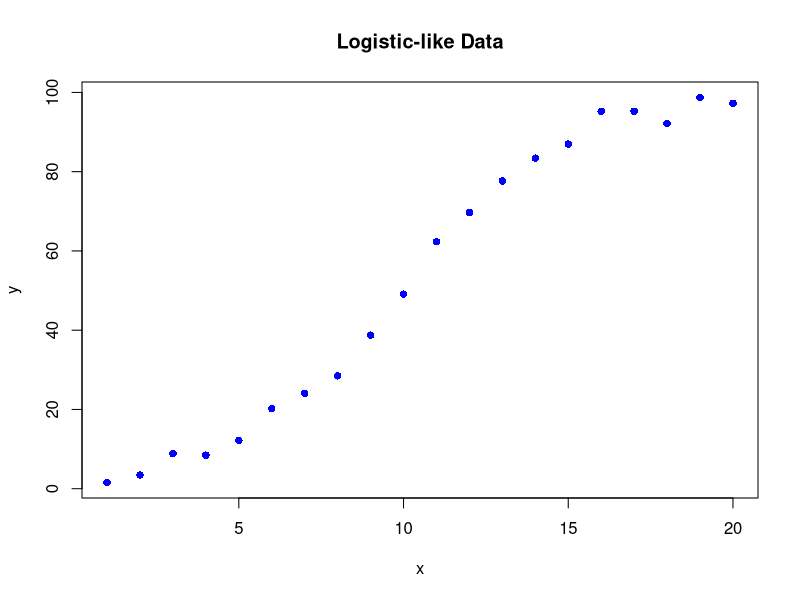
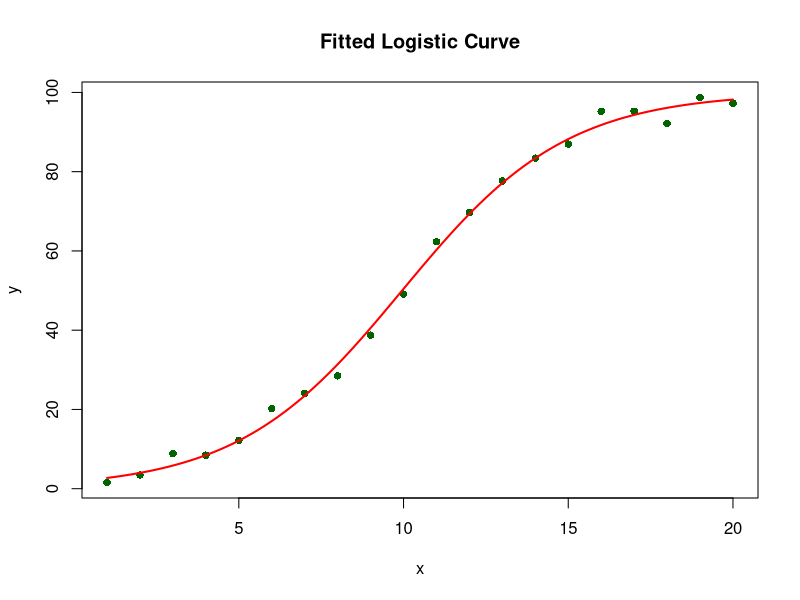
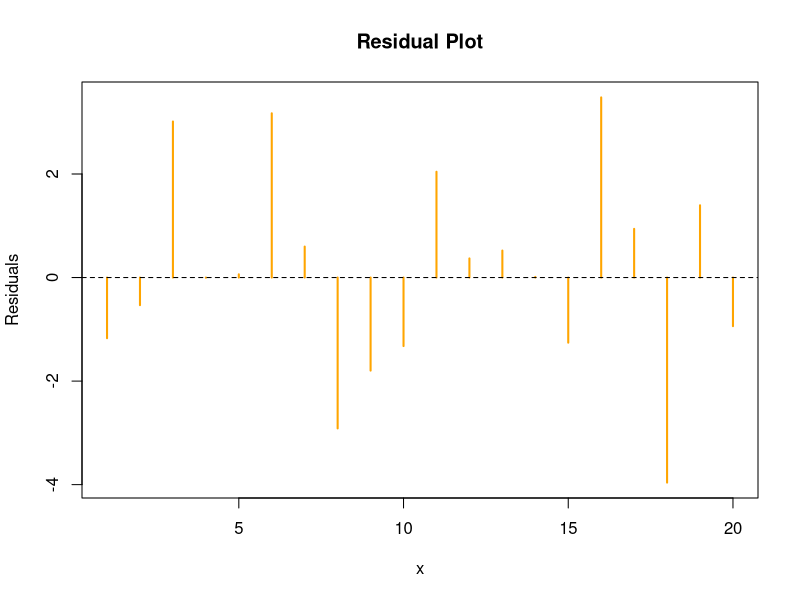
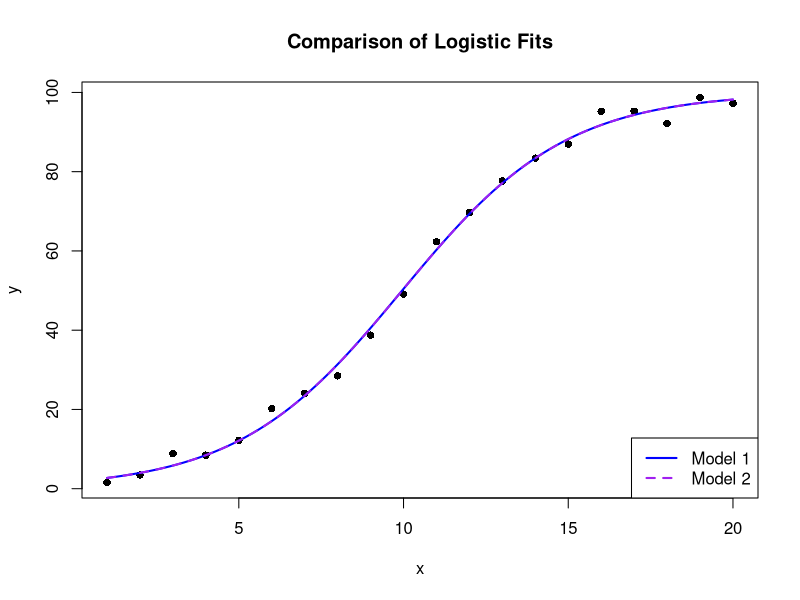
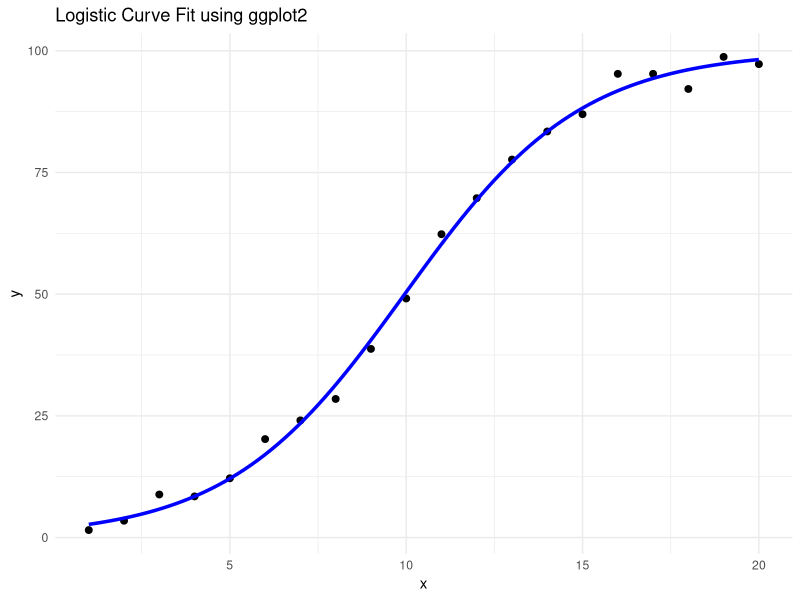
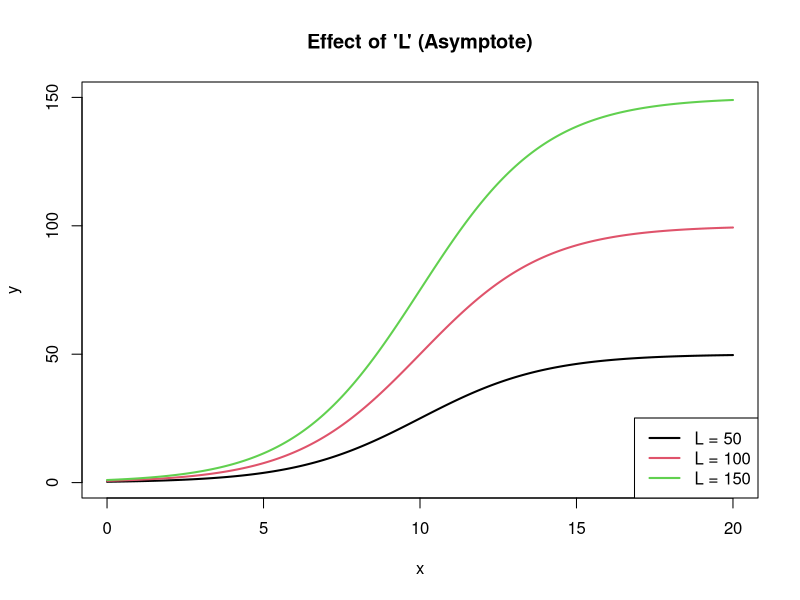
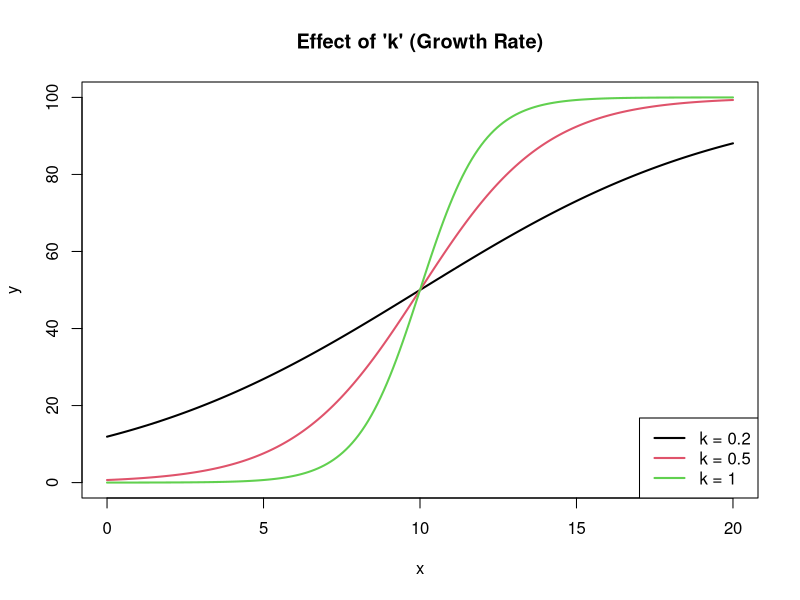
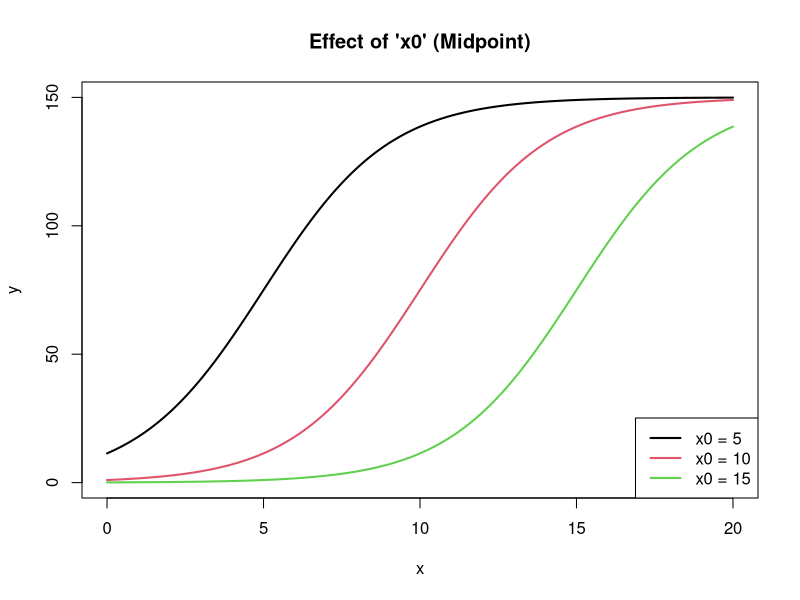

These charts were generated, in order, by the following R code:
cat("Q.1 Fitting and Plotting Logistic Curves")

# ---------------------------------------
# Step 1: Simulate Logistic-Like Data
# ---------------------------------------
set.seed(123)
x <- 1:20
y <- 100 / (1 + exp(-0.4 * (x - 10))) + rnorm(20, 0, 2)  # Add small noise
# Plot the data
plot(x, y, pch = 16, col = "blue", main = "Logistic-like Data", xlab = "x", ylab = "y")



# ---------------------------------------
# Step 2: Fit Logistic Model using nls()
# Model: y = L / (1 + exp(-k(x - x0)))
# ---------------------------------------
logistic_model <- nls(y ~ L / (1 + exp(-k * (x - x0))),
                      start = list(L = 100, k = 0.5, x0 = 10))
summary(logistic_model)



# ---------------------------------------
# Step 3: Plot Fitted Curve with Data
# ---------------------------------------

x_new <- seq(min(x), max(x), length.out = 100)
y_pred <- predict(logistic_model, newdata = data.frame(x = x_new))
plot(x, y, pch = 16, col = "darkgreen", main = "Fitted Logistic Curve", xlab = "x", ylab = "y")
lines(x_new, y_pred, col = "red", lwd = 2)



# ---------------------------------------
# Step 4: Plot Residuals
# ---------------------------------------
res <- resid(logistic_model)
plot(x, res, type = "h", lwd = 2, col = "orange", main = "Residual Plot", ylab = "Residuals")
abline(h = 0, col = "black", lty = 2)



# ---------------------------------------
# Step 5: Fit Another Model with Different Starting Parameters
# ---------------------------------------
logistic_model2 <- nls(y ~ L / (1 + exp(-k * (x - x0))),
                       start = list(L = 90, k = 0.3, x0 = 8))
y_pred2 <- predict(logistic_model2, newdata = data.frame(x = x_new))
plot(x, y, pch = 16, col = "black", main = "Comparison of Logistic Fits", xlab = "x", ylab = "y")
lines(x_new, y_pred, col = "blue", lwd = 2)
lines(x_new, y_pred2, col = "purple", lwd = 2, lty = 2)
legend("bottomright", legend = c("Model 1", "Model 2"),
       col = c("blue", "purple"), lwd = 2, lty = c(1, 2))



# ---------------------------------------
# Step 6: Interpret Parameters
# ---------------------------------------
cat("Estimated Parameters from Model 1:\n")
print(coef(logistic_model))
cat("\nMeaning:\n")
cat("L: Asymptote (max value as x → ∞)\n")
cat("k: Growth rate (steepness)\n")
cat("x0: Midpoint (x-value at half max)\n")



# ---------------------------------------
# Step 7: ggplot2 Visualization (Optional)
# ---------------------------------------
library(ggplot2)
df <- data.frame(x = x, y = y)
df_pred <- data.frame(x = x_new, y = y_pred)
ggplot(df, aes(x, y)) +
  geom_point(color = "black", size = 2) +
  geom_line(data = df_pred, aes(x, y), color = "blue", size = 1.2) +
  labs(title = "Logistic Curve Fit using ggplot2", x = "x", y = "y") +
  theme_minimal()



cat("Q.2 Code to Visualize Impact of Each Parameter (L, k, x0)")
# Set common x values
x <- seq(0, 20, length.out = 200)
# ---------------------------------------
# Plot 1: Effect of L (Asymptote)
# ---------------------------------------
L_vals <- c(50, 100, 150)
k <- 0.5
x0 <- 10
plot(x, rep(NA, length(x)), type = "n", ylim = c(0, max(L_vals)),
     main = "Effect of 'L' (Asymptote)", xlab = "x", ylab = "y")
for (L in L_vals) {
  y <- L / (1 + exp(-k * (x - x0)))
  lines(x, y, col = which(L_vals == L), lwd = 2)
}
legend("bottomright", legend = paste("L =", L_vals), col = 1:length(L_vals), lwd = 2)



# ---------------------------------------
# Plot 2: Effect of k (Growth Rate)
# ---------------------------------------
L <- 100
k_vals <- c(0.2, 0.5, 1)
x0 <- 10
plot(x, rep(NA, length(x)), type = "n", ylim = c(0, L), 
     main = "Effect of 'k' (Growth Rate)", xlab = "x", ylab = "y")
for (k in k_vals) {
  y <- L / (1 + exp(-k * (x - x0)))
  lines(x, y, col = which(k_vals == k), lwd = 2)
}
legend("bottomright", legend = paste("k =", k_vals), col = 1:length(k_vals), lwd = 2)



# ---------------------------------------
# Plot 3: Effect of x0 (Midpoint)
# ---------------------------------------
L <- 150
k <- 0.5
x0_vals <- c(5, 10, 15)
plot(x, rep(NA, length(x)), type = "n", ylim = c(0, L), 
     main = "Effect of 'x0' (Midpoint)", xlab = "x", ylab = "y")
for (x0 in x0_vals) {
  y <- L / (1 + exp(-k * (x - x0)))
  lines(x, y, col = which(x0_vals == x0), lwd = 2)
}
legend("bottomright", legend = paste("x0 =", x0_vals), col = 1:length(x0_vals), lwd = 2)
